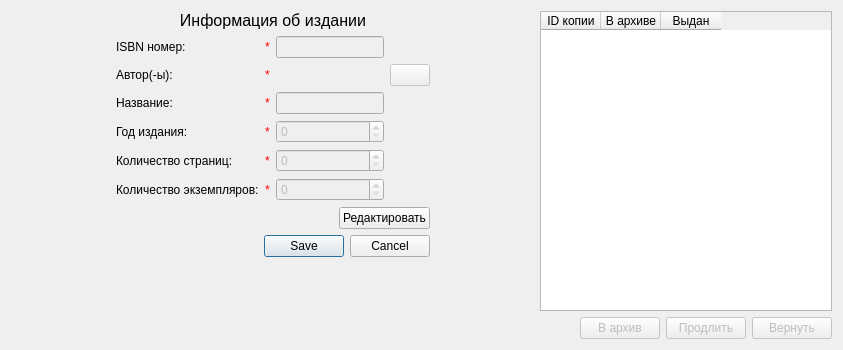
<?xml version="1.0" encoding="UTF-8"?>
<ui version="4.0">
 <class>GUI_BookInfo</class>
 <widget class="QDialog" name="GUI_BookInfo">
  <property name="geometry">
   <rect>
    <x>0</x>
    <y>0</y>
    <width>843</width>
    <height>350</height>
   </rect>
  </property>
  <property name="windowTitle">
   <string>Информация об издании</string>
  </property>
  <layout class="QGridLayout" name="gridLayout_2">
   <item row="0" column="1">
    <widget class="QLabel" name="headLabel">
     <property name="font">
      <font>
       <pointsize>12</pointsize>
       <kerning>false</kerning>
      </font>
     </property>
     <property name="text">
      <string>Информация об издании</string>
     </property>
     <property name="alignment">
      <set>Qt::AlignCenter</set>
     </property>
    </widget>
   </item>
   <item row="0" column="3" rowspan="5">
    <widget class="QWidget" name="allTableWidget" native="true">
     <layout class="QVBoxLayout" name="verticalLayout">
      <property name="leftMargin">
       <number>0</number>
      </property>
      <property name="topMargin">
       <number>0</number>
      </property>
      <property name="rightMargin">
       <number>0</number>
      </property>
      <property name="bottomMargin">
       <number>0</number>
      </property>
      <item>
       <widget class="QTableWidget" name="bookInfoTable">
        <property name="enabled">
         <bool>true</bool>
        </property>
        <property name="editTriggers">
         <set>QAbstractItemView::NoEditTriggers</set>
        </property>
        <property name="selectionMode">
         <enum>QAbstractItemView::SingleSelection</enum>
        </property>
        <property name="selectionBehavior">
         <enum>QAbstractItemView::SelectRows</enum>
        </property>
        <attribute name="horizontalHeaderDefaultSectionSize">
         <number>60</number>
        </attribute>
        <attribute name="horizontalHeaderHighlightSections">
         <bool>false</bool>
        </attribute>
        <attribute name="verticalHeaderVisible">
         <bool>false</bool>
        </attribute>
        <attribute name="verticalHeaderHighlightSections">
         <bool>false</bool>
        </attribute>
        <column>
         <property name="text">
          <string>ID копии</string>
         </property>
        </column>
        <column>
         <property name="text">
          <string>В архиве</string>
         </property>
        </column>
        <column>
         <property name="text">
          <string>Выдан</string>
         </property>
        </column>
       </widget>
      </item>
      <item>
       <widget class="QWidget" name="editCopiesButtons" native="true">
        <layout class="QHBoxLayout" name="horizontalLayout_2">
         <property name="spacing">
          <number>6</number>
         </property>
         <property name="leftMargin">
          <number>0</number>
         </property>
         <property name="topMargin">
          <number>0</number>
         </property>
         <property name="rightMargin">
          <number>0</number>
         </property>
         <property name="bottomMargin">
          <number>0</number>
         </property>
         <item>
          <spacer name="horizontalSpacer_4">
           <property name="orientation">
            <enum>Qt::Horizontal</enum>
           </property>
           <property name="sizeHint" stdset="0">
            <size>
             <width>40</width>
             <height>20</height>
            </size>
           </property>
          </spacer>
         </item>
         <item>
          <widget class="QPushButton" name="archieveBookButton">
           <property name="enabled">
            <bool>false</bool>
           </property>
           <property name="text">
            <string>В архив</string>
           </property>
          </widget>
         </item>
         <item>
          <widget class="QPushButton" name="renewBookButton">
           <property name="enabled">
            <bool>false</bool>
           </property>
           <property name="text">
            <string>Продлить</string>
           </property>
          </widget>
         </item>
         <item>
          <widget class="QPushButton" name="getBackBookButton">
           <property name="enabled">
            <bool>false</bool>
           </property>
           <property name="text">
            <string>Вернуть</string>
           </property>
          </widget>
         </item>
        </layout>
       </widget>
      </item>
     </layout>
     <zorder>bookInfoTable</zorder>
     <zorder>editCopiesButtons</zorder>
    </widget>
   </item>
   <item row="1" column="0">
    <spacer name="horizontalSpacer">
     <property name="orientation">
      <enum>Qt::Horizontal</enum>
     </property>
     <property name="sizeHint" stdset="0">
      <size>
       <width>40</width>
       <height>20</height>
      </size>
     </property>
    </spacer>
   </item>
   <item row="1" column="1">
    <layout class="QGridLayout" name="gridLayout">
     <item row="2" column="2">
      <widget class="QLineEdit" name="nameText">
       <property name="enabled">
        <bool>false</bool>
       </property>
      </widget>
     </item>
     <item row="3" column="2">
      <widget class="QSpinBox" name="yearSpinBox">
       <property name="enabled">
        <bool>false</bool>
       </property>
       <property name="maximum">
        <number>2017</number>
       </property>
      </widget>
     </item>
     <item row="4" column="2">
      <widget class="QSpinBox" name="pagesSpinBox">
       <property name="enabled">
        <bool>false</bool>
       </property>
       <property name="minimum">
        <number>0</number>
       </property>
       <property name="maximum">
        <number>100000</number>
       </property>
       <property name="value">
        <number>0</number>
       </property>
      </widget>
     </item>
     <item row="1" column="0">
      <widget class="QLabel" name="authorLabel">
       <property name="text">
        <string>Автор(-ы):</string>
       </property>
       <property name="alignment">
        <set>Qt::AlignLeading|Qt::AlignLeft|Qt::AlignVCenter</set>
       </property>
      </widget>
     </item>
     <item row="5" column="0">
      <widget class="QLabel" name="copiesLabel">
       <property name="text">
        <string>Количество экземпляров:</string>
       </property>
      </widget>
     </item>
     <item row="2" column="0">
      <widget class="QLabel" name="nameLabel">
       <property name="text">
        <string>Название:</string>
       </property>
      </widget>
     </item>
     <item row="2" column="1">
      <widget class="QLabel" name="nameMUST">
       <property name="styleSheet">
        <string notr="true">color : red;</string>
       </property>
       <property name="text">
        <string notr="true">*</string>
       </property>
      </widget>
     </item>
     <item row="4" column="0">
      <widget class="QLabel" name="pagesLabel">
       <property name="text">
        <string>Количество страниц:</string>
       </property>
      </widget>
     </item>
     <item row="5" column="2">
      <widget class="QSpinBox" name="copiesSpinBox">
       <property name="enabled">
        <bool>false</bool>
       </property>
       <property name="minimum">
        <number>0</number>
       </property>
       <property name="maximum">
        <number>1000</number>
       </property>
      </widget>
     </item>
     <item row="3" column="0">
      <widget class="QLabel" name="yearLabel">
       <property name="text">
        <string>Год издания:</string>
       </property>
      </widget>
     </item>
     <item row="5" column="1">
      <widget class="QLabel" name="copiesMUST">
       <property name="styleSheet">
        <string notr="true">color : red;</string>
       </property>
       <property name="text">
        <string notr="true">*</string>
       </property>
      </widget>
     </item>
     <item row="4" column="1">
      <widget class="QLabel" name="pagesMUST">
       <property name="styleSheet">
        <string notr="true">color : red;</string>
       </property>
       <property name="text">
        <string notr="true">*</string>
       </property>
      </widget>
     </item>
     <item row="3" column="1">
      <widget class="QLabel" name="yearMUST">
       <property name="styleSheet">
        <string notr="true">color : red;</string>
       </property>
       <property name="text">
        <string notr="true">*</string>
       </property>
      </widget>
     </item>
     <item row="1" column="3">
      <widget class="QPushButton" name="addAuthorButton">
       <property name="enabled">
        <bool>false</bool>
       </property>
       <property name="text">
        <string/>
       </property>
       <property name="icon">
        <iconset resource="Resouces.qrc">
         <normaloff>:/resource/icons/+.png</normaloff>:/resource/icons/+.png</iconset>
       </property>
      </widget>
     </item>
     <item row="1" column="1">
      <widget class="QLabel" name="authorMUST">
       <property name="styleSheet">
        <string notr="true">color : red;</string>
       </property>
       <property name="text">
        <string notr="true">*</string>
       </property>
       <property name="alignment">
        <set>Qt::AlignLeading|Qt::AlignLeft|Qt::AlignVCenter</set>
       </property>
      </widget>
     </item>
     <item row="0" column="1">
      <widget class="QLabel" name="ISBNMUST">
       <property name="styleSheet">
        <string notr="true">color : red;</string>
       </property>
       <property name="text">
        <string notr="true">*</string>
       </property>
      </widget>
     </item>
     <item row="0" column="2">
      <widget class="QLineEdit" name="ISBNText">
       <property name="enabled">
        <bool>false</bool>
       </property>
       <property name="maxLength">
        <number>17</number>
       </property>
      </widget>
     </item>
     <item row="0" column="0">
      <widget class="QLabel" name="ISBNLabel">
       <property name="text">
        <string>ISBN номер:</string>
       </property>
      </widget>
     </item>
     <item row="1" column="2">
      <layout class="QVBoxLayout" name="authorLayout"/>
     </item>
    </layout>
   </item>
   <item row="1" column="2">
    <spacer name="horizontalSpacer_2">
     <property name="orientation">
      <enum>Qt::Horizontal</enum>
     </property>
     <property name="sizeHint" stdset="0">
      <size>
       <width>40</width>
       <height>20</height>
      </size>
     </property>
    </spacer>
   </item>
   <item row="2" column="1">
    <widget class="QWidget" name="mainButtonsWidget" native="true">
     <layout class="QHBoxLayout" name="horizontalLayout">
      <property name="leftMargin">
       <number>0</number>
      </property>
      <property name="topMargin">
       <number>0</number>
      </property>
      <property name="rightMargin">
       <number>0</number>
      </property>
      <property name="bottomMargin">
       <number>0</number>
      </property>
      <item>
       <spacer name="horizontalSpacer_3">
        <property name="orientation">
         <enum>Qt::Horizontal</enum>
        </property>
        <property name="sizeHint" stdset="0">
         <size>
          <width>86</width>
          <height>20</height>
         </size>
        </property>
       </spacer>
      </item>
      <item>
       <widget class="QPushButton" name="editInfoButton">
        <property name="text">
         <string>Редактировать</string>
        </property>
       </widget>
      </item>
     </layout>
    </widget>
   </item>
   <item row="3" column="1">
    <widget class="QDialogButtonBox" name="editModeButtons">
     <property name="standardButtons">
      <set>QDialogButtonBox::Cancel|QDialogButtonBox::Save</set>
     </property>
    </widget>
   </item>
   <item row="4" column="1">
    <spacer name="verticalSpacer">
     <property name="orientation">
      <enum>Qt::Vertical</enum>
     </property>
     <property name="sizeHint" stdset="0">
      <size>
       <width>20</width>
       <height>40</height>
      </size>
     </property>
    </spacer>
   </item>
  </layout>
 </widget>
 <layoutdefault spacing="6" margin="11"/>
 <tabstops>
  <tabstop>ISBNText</tabstop>
  <tabstop>addAuthorButton</tabstop>
  <tabstop>nameText</tabstop>
  <tabstop>yearSpinBox</tabstop>
  <tabstop>pagesSpinBox</tabstop>
  <tabstop>copiesSpinBox</tabstop>
  <tabstop>editInfoButton</tabstop>
  <tabstop>archieveBookButton</tabstop>
  <tabstop>renewBookButton</tabstop>
  <tabstop>getBackBookButton</tabstop>
  <tabstop>bookInfoTable</tabstop>
 </tabstops>
 <resources>
  <include location="Resouces.qrc"/>
 </resources>
 <connections/>
</ui>
